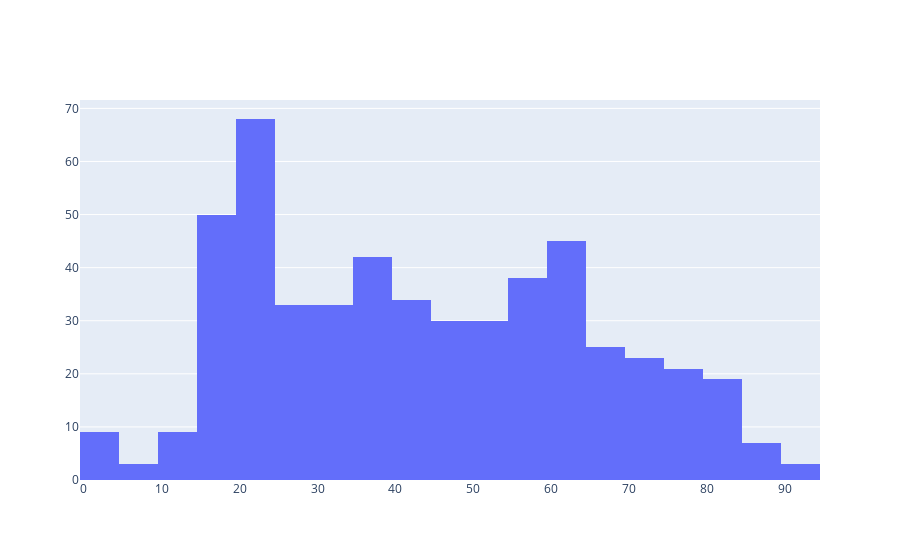

Notebook code cell kept with this figure:
### Code cell
fig10 = go.Figure(data=go.Histogram(x=df["Edad"]))
fig10.show()

### Figure 1 — Plotly figure (JSON) as saved in the notebook; plotly's stock layout.template omitted (floating-point values rounded to 4 significant figures; data arrays with more than 128 entries replaced by an {"elided": "..."} marker saying what was removed)
{"data": [{"type": "histogram", "x": {"elided": "528 int values"}}], "layout": {}}
